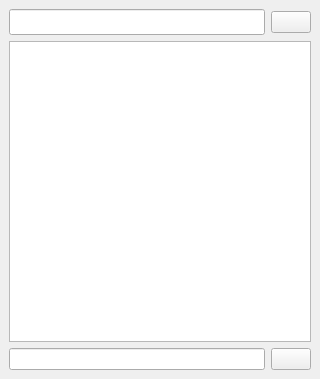
<?xml version="1.0" encoding="UTF-8"?>
<ui version="4.0">
 <class>MainWindow</class>
 <widget class="QMainWindow" name="MainWindow">
  <property name="geometry">
   <rect>
    <x>0</x>
    <y>0</y>
    <width>320</width>
    <height>379</height>
   </rect>
  </property>
  <property name="sizePolicy">
   <sizepolicy hsizetype="Expanding" vsizetype="Expanding">
    <horstretch>0</horstretch>
    <verstretch>0</verstretch>
   </sizepolicy>
  </property>
  <property name="windowTitle">
   <string>Lista Todo</string>
  </property>
  <property name="windowIcon">
   <iconset>
    <normaloff>assets/agenda.svg</normaloff>assets/agenda.svg</iconset>
  </property>
  <widget class="QWidget" name="centralwidget">
   <layout class="QGridLayout" name="gridLayout">
    <item row="0" column="0">
     <layout class="QHBoxLayout" name="horizontalLayout">
      <item>
       <widget class="QLineEdit" name="lineEdit_SearchItem">
        <property name="sizePolicy">
         <sizepolicy hsizetype="Expanding" vsizetype="Fixed">
          <horstretch>0</horstretch>
          <verstretch>0</verstretch>
         </sizepolicy>
        </property>
        <property name="font">
         <font>
          <pointsize>11</pointsize>
         </font>
        </property>
        <property name="focusPolicy">
         <enum>Qt::ClickFocus</enum>
        </property>
       </widget>
      </item>
      <item>
       <widget class="QPushButton" name="pushButton_Find">
        <property name="sizePolicy">
         <sizepolicy hsizetype="Fixed" vsizetype="Fixed">
          <horstretch>0</horstretch>
          <verstretch>0</verstretch>
         </sizepolicy>
        </property>
        <property name="cursor">
         <cursorShape>PointingHandCursor</cursorShape>
        </property>
        <property name="text">
         <string/>
        </property>
        <property name="icon">
         <iconset>
          <normaloff>assets/find.svg</normaloff>assets/find.svg</iconset>
        </property>
       </widget>
      </item>
     </layout>
    </item>
    <item row="1" column="0">
     <widget class="QListWidget" name="minhaLista_listWidget">
      <property name="sizePolicy">
       <sizepolicy hsizetype="Expanding" vsizetype="Expanding">
        <horstretch>0</horstretch>
        <verstretch>0</verstretch>
       </sizepolicy>
      </property>
      <property name="font">
       <font>
        <pointsize>12</pointsize>
       </font>
      </property>
     </widget>
    </item>
    <item row="2" column="0">
     <layout class="QHBoxLayout" name="horizontalLayout_2">
      <item>
       <widget class="QLineEdit" name="lineEdit_AddingItem">
        <property name="focusPolicy">
         <enum>Qt::ClickFocus</enum>
        </property>
       </widget>
      </item>
      <item>
       <widget class="QPushButton" name="pushButton_Create">
        <property name="enabled">
         <bool>true</bool>
        </property>
        <property name="sizePolicy">
         <sizepolicy hsizetype="Fixed" vsizetype="Fixed">
          <horstretch>0</horstretch>
          <verstretch>0</verstretch>
         </sizepolicy>
        </property>
        <property name="cursor">
         <cursorShape>PointingHandCursor</cursorShape>
        </property>
        <property name="layoutDirection">
         <enum>Qt::RightToLeft</enum>
        </property>
        <property name="text">
         <string/>
        </property>
        <property name="icon">
         <iconset>
          <normaloff>assets/add.svg</normaloff>assets/add.svg</iconset>
        </property>
        <property name="iconSize">
         <size>
          <width>18</width>
          <height>18</height>
         </size>
        </property>
       </widget>
      </item>
     </layout>
    </item>
   </layout>
  </widget>
  <widget class="QMenuBar" name="menubar">
   <property name="geometry">
    <rect>
     <x>0</x>
     <y>0</y>
     <width>320</width>
     <height>21</height>
    </rect>
   </property>
  </widget>
 </widget>
 <resources/>
 <connections/>
</ui>
